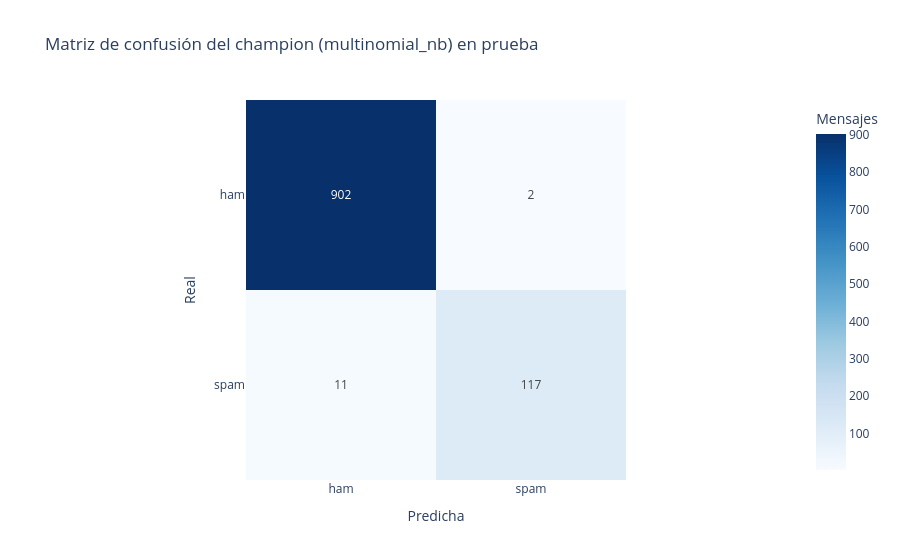

Notebook cell for this chart:
### Code cell
informe.fig_matriz(matriz, champion)

### Figure 1 — Plotly figure (JSON) as saved in the notebook; plotly's stock layout.template omitted (floating-point values rounded to 4 significant figures)
{"data": [{"coloraxis": "coloraxis", "hovertemplate": "Predicha: %{x}<br>Real: %{y}<br>Mensajes: %{z}<extra></extra>", "name": "0", "texttemplate": "%{z}", "type": "heatmap", "x": ["ham", "spam"], "xaxis": "x", "y": ["ham", "spam"], "yaxis": "y", "z": [[902, 2], [11, 117]]}], "layout": {"coloraxis": {"autocolorscale": false, "colorbar": {"title": {"text": "Mensajes"}}, "colorscale": [[0, "rgb(247,251,255)"], [0.125, "rgb(222,235,247)"], [0.25, "rgb(198,219,239)"], [0.375, "rgb(158,202,225)"], [0.5, "rgb(107,174,214)"], [0.625, "rgb(66,146,198)"], [0.75, "rgb(33,113,181)"], [0.875, "rgb(8,81,156)"], [1, "rgb(8,48,107)"]]}, "title": {"text": "Matriz de confusión del champion (multinomial_nb) en prueba"}, "xaxis": {"anchor": "y", "constrain": "domain", "domain": [0, 1], "scaleanchor": "y", "title": {"text": "Predicha"}}, "yaxis": {"anchor": "x", "autorange": "reversed", "constrain": "domain", "domain": [0, 1], "title": {"text": "Real"}}}}
